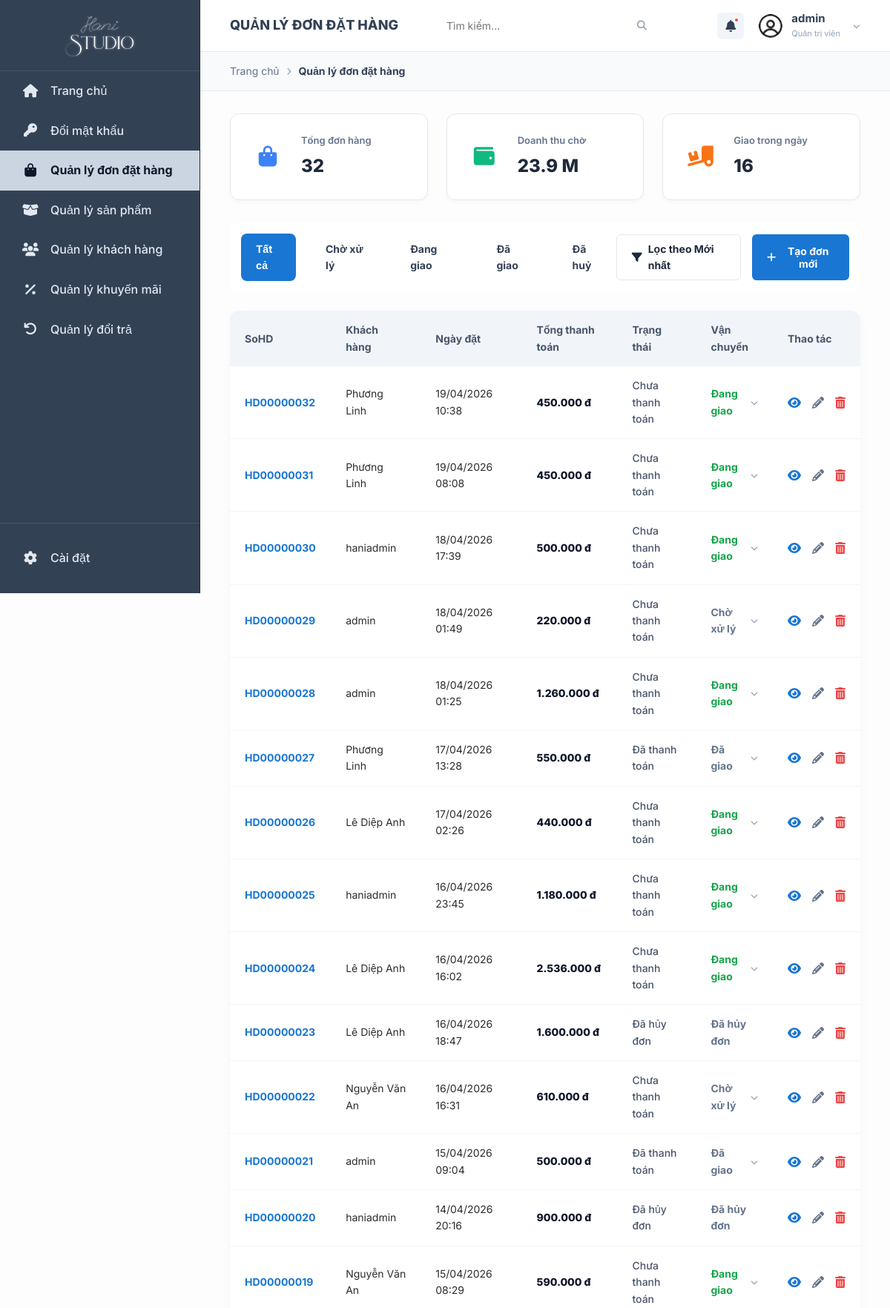
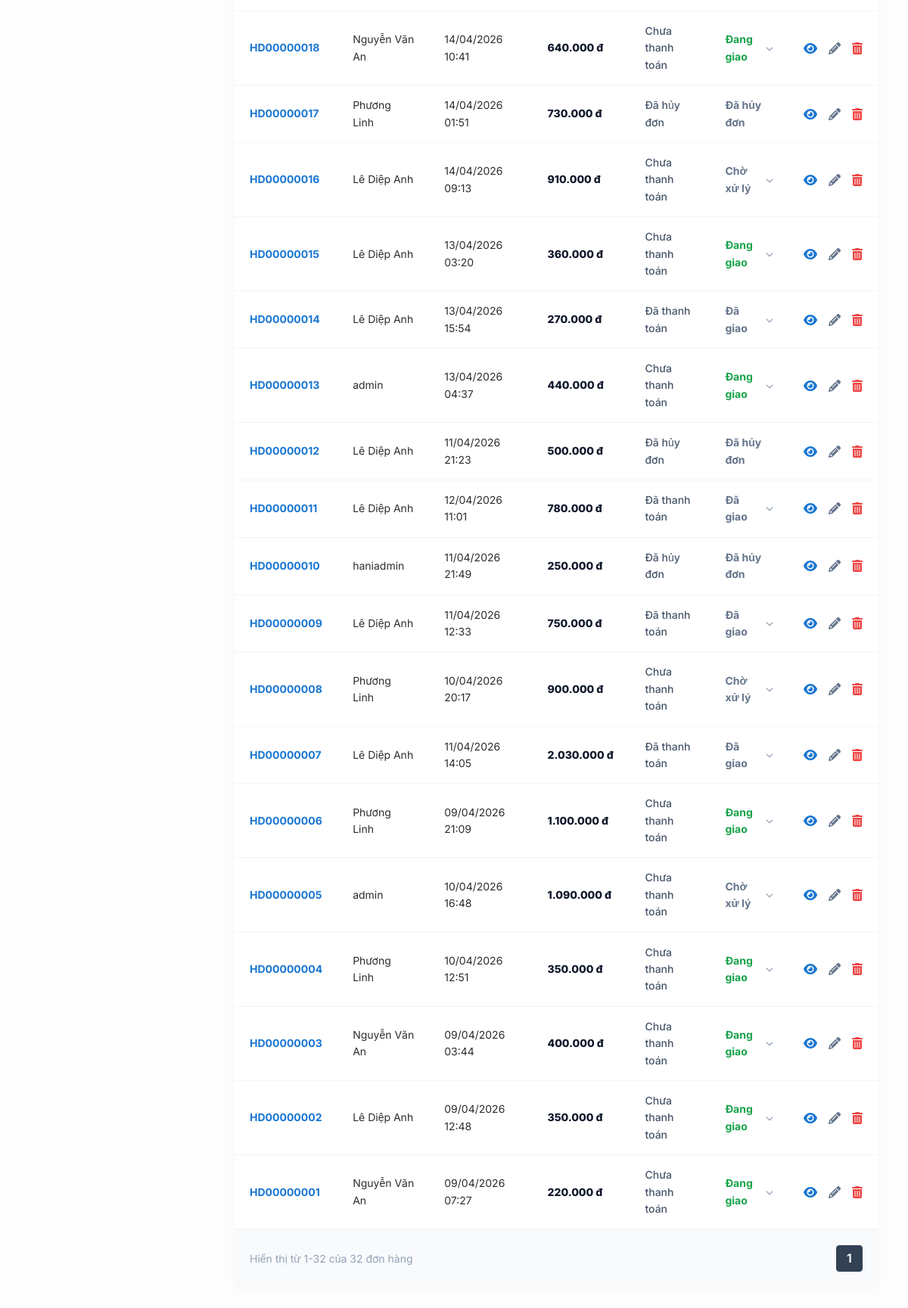
/panel/orders/ (signed in), run on the app's committed database (2 pictures, top to bottom).
### reviews/models.py (models this page shows, shortened)
class Order(models.Model):
    STATUS_CHOICES = [
        ('pending', 'Chờ xử lý'),
        ('shipping', 'Đang vận chuyển'),
        ('completed', 'Hoàn thành'),
        ('return', 'Trả hàng/Hoàn tiền'),
    ]
    user = models.ForeignKey(User, on_delete=models.CASCADE, related_name='orders')
    created_at = models.DateTimeField(auto_now_add=True)
    status = models.CharField(max_length=20, choices=STATUS_CHOICES, default='pending')
    total_amount = models.DecimalField(max_digits=12, decimal_places=0)
    coupon_code = models.CharField(max_length=50, blank=True, null=True)
    discount_amount = models.DecimalField(max_digits=12, decimal_places=0, default=0)
    class Meta:
        verbose_name = "Đơn hàng"
        verbose_name_plural = "Đơn hàng"
        ordering = ['-created_at']

### orders/views.py (the view, shortened to what this page needs)
# urls.py: path('panel/orders/', views.admin_orders, name='admin_orders'),
@admin_required
def admin_orders(request):
    status = request.GET.get("status", "all")
    q = request.GET.get("q", "")
    page_number = request.GET.get("page", 1)
    sort = request.GET.get("sort", "desc") # Default sorting
    order_by = "-id" if sort == "desc" else "id"
    orders_qs = Order.objects.all().order_by(order_by)
    if status != "all":
        orders_qs = orders_qs.filter(status=status)
    paginator = Paginator(orders_qs, 100) # Increased to 100 to support automation tests
    orders = paginator.get_page(page_number)
    all_products = Product.objects.all()
    all_users = User.objects.all()
    return render(request, "admin/orders_management.html", {
        "orders": orders,
        "paginator": paginator,
        "stats": get_admin_stats(),
        "status": status,
        "q": q,
        "sort": sort,
        "products": all_products,
        "users": all_users,
        "status_choices": Order.STATUS_CHOICES,
        "is_admin_page": True
    })

### orders/views.py (called while the page is built, shortened)
def get_admin_stats():
    total_orders = Order.objects.count()
    total_revenue = Order.objects.aggregate(Sum('total_amount'))['total_amount__sum'] or 0
    today_delivery = Order.objects.filter(status='shipping').count()
    rev_str = f"{total_revenue / 1000000:.1f} M" if total_revenue >= 1000000 else f"{total_revenue:,.0f} đ"
    return {
        "total_orders": f"{total_orders:,}",
        "pending_revenue": rev_str,
        "today_delivery": str(today_delivery),
    }

def admin_required(view_func):
    @wraps(view_func)
    def _wrapped_view(request, *args, **kwargs):
        return view_func(request, *args, **kwargs)
    return _wrapped_view

### reviews/context_processors.py (called while the page is built)
def coupons_processor(request):
    return {'COUPONS_LIST': COUPONS}

### reviews/templatetags/shop_filters.py (called while the page is built)
@register.filter
def format_price(value):
    if value is None:
        return ""
    try:
        return f"{int(value):,.0f} đ".replace(",", ".")
    except (ValueError, TypeError):
        return value

### templates/admin/orders_management.html (shortened to what this page needs)
{% extends "base.html" %}
{% load static shop_filters %}
{% block content %}
<div class="admin-layout">
    <aside class="admin-sidebar">
        <div class="sidebar-header" style="justify-content: center; padding: 15px 10px;">
            <img src="{% static 'images/logo.png' %}" alt="Logo" style="height: 65px; width: auto; object-fit: contain; filter: brightness(0) invert(1);">
        </div>
        <ul class="sidebar-menu">
            <li><a href="{% url 'admin_dashboard' %}" class="sidebar-link"><i class="fas fa-home"></i> Trang chủ</a></li>
            <li><a href="#" class="sidebar-link"><i class="fas fa-key"></i> Đổi mật khẩu</a></li>
            <li><a href="{% url 'admin_orders' %}" class="sidebar-link active"><i class="fas fa-shopping-bag"></i> Quản lý đơn đặt hàng</a></li>
            <li><a href="#" class="sidebar-link"><i class="fas fa-box-open"></i> Quản lý sản phẩm</a></li>
            <li><a href="#" class="sidebar-link"><i class="fas fa-users"></i> Quản lý khách hàng</a></li>
            <li><a href="#" class="sidebar-link"><i class="fas fa-percentage"></i> Quản lý khuyến mãi</a></li>
            <li><a href="#" class="sidebar-link"><i class="fas fa-undo"></i> Quản lý đổi trả</a></li>
        </ul>
        <div class="sidebar-footer">
            <a href="#" class="sidebar-link"><i class="fas fa-cog"></i> Cài đặt</a>
        </div>
    </aside>
    <main class="admin-main">
        <header class="admin-topbar">
            <div class="topbar-left">
                <h1 class="topbar-title">QUẢN LÝ ĐƠN ĐẶT HÀNG</h1>
                <div class="topbar-search">
                    <form method="GET" style="display: flex; align-items: center; width: 100%;">
                        <input type="text" name="q" value="{{ q }}" placeholder="Tìm kiếm..." style="flex-grow: 1; border: none; outline: none; background: transparent;">
                        <button type="submit" style="background: none; border: none; padding: 0; cursor: pointer; color: #666;">
                            <i class="fas fa-search"></i>
                        </button>
                    </form>
                </div>
            </div>
            <div class="topbar-right">
                <div class="noti-btn"><i class="fas fa-bell"></i><div class="dot"></div></div>
                <div class="user-profile-dash" onclick="toggleUserDropdown(event)" style="position: relative; cursor: pointer;">
                    <img src="{% static 'images/user_icon.png' %}" class="user-avatar" alt="Avatar">
                    <div class="user-info-text">
                        <span class="user-name">{{ user.first_name|default:user.username }}</span>
                        <span class="user-role">Quản trị viên</span>
                    </div>
                    <i class="fas fa-chevron-down" style="font-size: 10px; color: #94a3b8; margin-left: 5px;"></i>
                </div>
            </div>
        </header>
        <div style="background: #f8fafc; padding: 15px 40px; border-bottom: 1px solid #e2e8f0;">
            <div style="font-size: 14px; color: #64748b; display: flex; gap: 10px; align-items: center;">
                <span>Trang chủ</span>
                <i class="fas fa-chevron-right" style="font-size: 10px; color: #94a3b8;"></i>
                <span style="color: #334155; font-weight: 700;">Quản lý đơn đặt hàng</span>
            </div>
        </div>
        <div style="display: grid; grid-template-columns: repeat(3, 1fr); gap: 25px; padding: 30px 40px 0;">
            <div style="background: white; border-radius: 12px; padding: 25px; display: flex; align-items: center; gap: 20px; box-shadow: 0 4px 6px rgba(0,0,0,0.02); border: 1px solid #e2e8f0;">
                <div style="width: 50px; height: 50px; display: flex; align-items: center; justify-content: center; font-size: 28px; color: #3b82f6;"><i class="fas fa-shopping-bag"></i></div>
                <div>
                    <h4 style="margin: 0; font-size: 13px; color: #64748b; font-weight: 600; margin-bottom: 5px;">Tổng đơn hàng</h4>
                    <p style="margin: 0; font-size: 24px; font-weight: 800; color: #1e293b;">{{ stats.total_orders }}</p>
                </div>
            </div>
            <div style="background: white; border-radius: 12px; padding: 25px; display: flex; align-items: center; gap: 20px; box-shadow: 0 4px 6px rgba(0,0,0,0.02); border: 1px solid #e2e8f0;">
                <div style="width: 50px; height: 50px; display: flex; align-items: center; justify-content: center; font-size: 28px; color: #10b981;"><i class="fas fa-wallet"></i></div>
                <div>
                    <h4 style="margin: 0; font-size: 13px; color: #64748b; font-weight: 600; margin-bottom: 5px;">Doanh thu chờ</h4>
                    <p style="margin: 0; font-size: 24px; font-weight: 800; color: #1e293b;">{{ stats.pending_revenue }}</p>
                </div>
            </div>
            <div style="background: white; border-radius: 12px; padding: 25px; display: flex; align-items: center; gap: 20px; box-shadow: 0 4px 6px rgba(0,0,0,0.02); border: 1px solid #e2e8f0;">
                <div style="width: 50px; height: 50px; display: flex; align-items: center; justify-content: center; font-size: 28px; color: #f97316;"><i class="fas fa-truck-loading"></i></div>
                <div>
                    <h4 style="margin: 0; font-size: 13px; color: #64748b; font-weight: 600; margin-bottom: 5px;">Giao trong ngày</h4>
                    <p style="margin: 0; font-size: 24px; font-weight: 800; color: #1e293b;">{{ stats.today_delivery }}</p>
                </div>
            </div>
        </div>
        <div class="admin-content">
            <div class="order-header-actions">
                <div class="order-tabs">
                    <a href="?status=all{% if q %}&q={{ q }}{% endif %}{% if sort %}&sort={{ sort }}{% endif %}" class="order-tab {% if status == 'all' %}active{% endif %}">Tất cả</a>
                    <a href="?status=pending{% if q %}&q={{ q }}{% endif %}{% if sort %}&sort={{ sort }}{% endif %}" class="order-tab {% if status == 'pending' %}active{% endif %}">Chờ xử lý</a>
                    <a href="?status=shipping{% if q %}&q={{ q }}{% endif %}{% if sort %}&sort={{ sort }}{% endif %}" class="order-tab {% if status == 'shipping' %}active{% endif %}">Đang giao</a>
                    <a href="?status=completed{% if q %}&q={{ q }}{% endif %}{% if sort %}&sort={{ sort }}{% endif %}" class="order-tab {% if status == 'completed' %}active{% endif %}">Đã giao</a>
                    <a href="?status=return{% if q %}&q={{ q }}{% endif %}{% if sort %}&sort={{ sort }}{% endif %}" class="order-tab {% if status == 'return' %}active{% endif %}">Đã huỷ</a>
                </div>
                <div class="action-btns">
                    <a href="?sort={% if sort == 'asc' %}desc{% else %}asc{% endif %}" class="btn-filter-custom" style="text-decoration: none; display: flex; align-items: center; justify-content: center; gap: 8px;">
                        <i class="fas fa-filter" style="transition: transform 0.3s; {% if sort == 'asc' %}transform: rotate(180deg);{% endif %}"></i>
                        Lọc theo {% if sort == 'asc' %}Cũ nhất{% else %}Mới nhất{% endif %}
                    </a>
                    <button class="btn-create-custom" onclick="openModal('create-order-modal')"><i class="fas fa-plus"></i> Tạo đơn mới</button>
                </div>
            </div>
            <div class="table-card">
                <table class="order-table">
                    <thead>
                        <tr>
                            <th>SoHD</th>
                            <th>Khách hàng</th>
                            <th>Ngày đặt</th>
                            <th>Tổng thanh toán</th>
                            <th>Trạng thái</th>
                            <th>Vận chuyển</th>
                            <th>Thao tác</th>
                        </tr>
                    </thead>
                    <tbody>
                        {% for order in orders %}
                        <tr>
                            <td><a href="#" class="order-id-blue" onclick="viewOrderDetail({{ order.id }})">HD{{ order.id|stringformat:"08d" }}</a></td>
                            <td>{{ order.user.first_name|default:order.user.username }}</td>
                            <td>{{ order.created_at|date:"d/m/Y H:i" }}</td>
                            <td class="order-price-bold">{{ order.total_amount|format_price }}</td>
                            <td class="order-status-text">
                                {% if order.status == 'completed' %}
                                    Đã thanh toán
                                {% elif order.status == 'return' %}
                                    Đã hủy đơn
                                {% else %}
                                    Chưa thanh toán
                                {% endif %}
                            </td>
                            <td>
                                <div class="status-dropdown-container" {% if order.status != 'return' %}onclick="toggleStatusDropdown(event, {{ order.id }})"{% endif %}>
                                    {% if order.status == 'shipping' %}
                                        <span class="ship-status-green status-label">Đang giao</span>
                                    {% elif order.status == 'completed' %}
                                        <span class="ship-status-gray status-label">Đã giao</span>
                                    {% elif order.status == 'return' %}
                                        <span class="ship-status-gray status-label">Đã hủy đơn</span>
                                    {% else %}
                                        <span class="ship-status-gray status-label">Chờ xử lý</span>
                                    {% endif %}
                                    {% if order.status != 'return' %}
                                        <i class="fas fa-chevron-down" style="font-size: 10px; color: #94a3b8;"></i>
                                    {% endif %}
                                </div>
                            </td>
                            <td>
                                <div class="action-icons">
                                    <i class="fas fa-eye" style="color: #1976d2;" onclick="viewOrderDetail({{ order.id }})"></i>
                                    <i class="fas fa-pencil-alt" style="color: #64748b; cursor:pointer;" onclick="openEditOrder({{ order.id }})"></i>
                                    <i class="fas fa-trash-alt" style="color: #ef4444;" onclick="confirmDeleteOrder({{ order.id }})"></i>
                                </div>
                            </td>
                        </tr>
                        {% endfor %}
                    </tbody>
                </table>
                <div class="pagination-row">
                    <div class="pagination-info">Hiển thị từ {{ orders.start_index }}-{{ orders.end_index }} của {{ paginator.count }} đơn hàng</div>
                    <div class="pagination-numbers">
                        {% for i in orders.paginator.page_range %}
                            {% if orders.number == i %}
                                <a href="#" class="page-btn active">{{ i }}</a>
                            {% elif i > orders.number|add:'-3' and i < orders.number|add:'3' %}
                                <a href="?page={{ i }}&status={{ status }}&q={{ q }}" class="page-btn">{{ i }}</a>
                            {% endif %}
                        {% endfor %}
                    </div>
                </div>
            </div>
        </div>
    </main>
</div>
{% endblock %}

### static/css/style.css (style rules this page uses)
*, *::before, *::after { margin: 0; padding: 0; box-sizing: border-box; }
:root { --dark: #2d2d2d; --dark-nav: #3a3a3a; --white: #ffffff; --gray-50: #f9f9f9; --gray-100: #f3f3f3; --gray-200: #e8e8e8; --gray-300: #d1d1d1; --gray-400: #a0a0a0; --gray-500: #6e6e6e; --gray-700: #444444; --red: #e53e3e; --red-dark: #c53030; --blue: #3182ce; --green: #38a169; --font: 'Inter', -apple-system, BlinkMacSystemFont, sans-serif; --shadow-sm: 0 1px 3px rgba(0,0,0,0.08); --shadow-md: 0 4px 12px rgba(0,0,0,0.1); --shadow-lg: 0 8px 30px rgba(0,0,0,0.12); --radius: 6px; --radius-lg: 12px; --transition: all 0.3s cubic-bezier(0.4, 0, 0.2, 1); }
html { scroll-behavior: smooth; }
body { font-family: var(--font); color: var(--dark); background: var(--white); line-height: 1.6; -webkit-font-smoothing: antialiased; -moz-osx-font-smoothing: grayscale; }
a { text-decoration: none; color: inherit; }
img { max-width: 100%; height: auto; display: block; }
button { cursor: pointer; border: none; outline: none; font-family: var(--font); }
input { font-family: var(--font); outline: none; }

### data on the page
Order: id "00000032", user.first_name "Phương Linh", created_at "19/04/2026 10:38", total_amount "450.000 đ", status "Chưa thanh toán"
Order: id "00000031", user.first_name "Phương Linh", created_at "19/04/2026 08:08", total_amount "450.000 đ", status "Chưa thanh toán"
Order: id "00000030", user.first_name "haniadmin", created_at "18/04/2026 17:39", total_amount "500.000 đ", status "Chưa thanh toán"
Order: id "00000029", user.first_name "admin", created_at "18/04/2026 01:49", total_amount "220.000 đ", status "Chưa thanh toán"
Order: id "00000028", user.first_name "admin", created_at "18/04/2026 01:25", total_amount "1.260.000 đ", status "Chưa thanh toán"
Order: id "00000027", user.first_name "Phương Linh", created_at "17/04/2026 13:28", total_amount "550.000 đ", status "Đã thanh toán"
Order: id "00000026", user.first_name "Lê Diệp Anh", created_at "17/04/2026 02:26", total_amount "440.000 đ", status "Chưa thanh toán"
Order: id "00000025", user.first_name "haniadmin", created_at "16/04/2026 23:45", total_amount "1.180.000 đ", status "Chưa thanh toán"
Order: id "00000024", user.first_name "Lê Diệp Anh", created_at "16/04/2026 16:02", total_amount "2.536.000 đ", status "Chưa thanh toán"
Order: id "00000023", user.first_name "Lê Diệp Anh", created_at "16/04/2026 18:47", total_amount "1.600.000 đ", status "Đã hủy đơn"
Order: id "00000022", user.first_name "Nguyễn Văn An", created_at "16/04/2026 16:31", total_amount "610.000 đ", status "Chưa thanh toán"
Order: id "00000021", user.first_name "admin", created_at "15/04/2026 09:04", total_amount "500.000 đ", status "Đã thanh toán"
Order: id "00000020", user.first_name "haniadmin", created_at "14/04/2026 20:16", total_amount "900.000 đ", status "Đã hủy đơn"
Order: id "00000019", user.first_name "Nguyễn Văn An", created_at "15/04/2026 08:29", total_amount "590.000 đ", status "Chưa thanh toán"
Order: id "00000018", user.first_name "Nguyễn Văn An", created_at "14/04/2026 10:41", total_amount "640.000 đ", status "Chưa thanh toán"
Order: id "00000017", user.first_name "Phương Linh", created_at "14/04/2026 01:51", total_amount "730.000 đ", status "Đã hủy đơn"
Order: id "00000016", user.first_name "Lê Diệp Anh", created_at "14/04/2026 09:13", total_amount "910.000 đ", status "Chưa thanh toán"
Order: id "00000015", user.first_name "Lê Diệp Anh", created_at "13/04/2026 03:20", total_amount "360.000 đ", status "Chưa thanh toán"
Order: id "00000014", user.first_name "Lê Diệp Anh", created_at "13/04/2026 15:54", total_amount "270.000 đ", status "Đã thanh toán"
Order: id "00000013", user.first_name "admin", created_at "13/04/2026 04:37", total_amount "440.000 đ", status "Chưa thanh toán"
Order: id "00000012", user.first_name "Lê Diệp Anh", created_at "11/04/2026 21:23", total_amount "500.000 đ", status "Đã hủy đơn"
Order: id "00000011", user.first_name "Lê Diệp Anh", created_at "12/04/2026 11:01", total_amount "780.000 đ", status "Đã thanh toán"
Order: id "00000010", user.first_name "haniadmin", created_at "11/04/2026 21:49", total_amount "250.000 đ", status "Đã hủy đơn"
Order: id "00000009", user.first_name "Lê Diệp Anh", created_at "11/04/2026 12:33", total_amount "750.000 đ", status "Đã thanh toán"
Order: id "00000008", user.first_name "Phương Linh", created_at "10/04/2026 20:17", total_amount "900.000 đ", status "Chưa thanh toán"
Order: id "00000007", user.first_name "Lê Diệp Anh", created_at "11/04/2026 14:05", total_amount "2.030.000 đ", status "Đã thanh toán"
Order: id "00000006", user.first_name "Phương Linh", created_at "09/04/2026 21:09", total_amount "1.100.000 đ", status "Chưa thanh toán"
Order: id "00000005", user.first_name "admin", created_at "10/04/2026 16:48", total_amount "1.090.000 đ", status "Chưa thanh toán"
Order: id "00000004", user.first_name "Phương Linh", created_at "10/04/2026 12:51", total_amount "350.000 đ", status "Chưa thanh toán"
Order: id "00000003", user.first_name "Nguyễn Văn An", created_at "09/04/2026 03:44", total_amount "400.000 đ", status "Chưa thanh toán"
Order: id "00000002", user.first_name "Lê Diệp Anh", created_at "09/04/2026 12:48", total_amount "350.000 đ", status "Chưa thanh toán"
Order: id "00000001", user.first_name "Nguyễn Văn An", created_at "09/04/2026 07:27", total_amount "220.000 đ", status "Chưa thanh toán"

### other printed values
{{ user.first_name|default:user.username }} "admin"
{{ stats.total_orders }} "32"
{{ stats.pending_revenue }} "23.9 M"
{{ stats.today_delivery }} "16"
{{ orders.start_index }} "1"
{{ orders.end_index }} "32"
{{ paginator.count }} "32"
{{ i }} "1"
